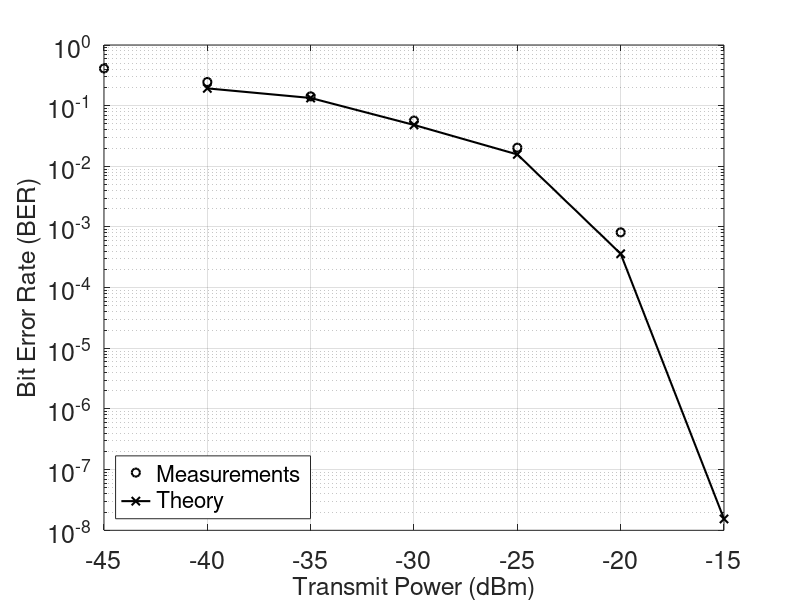

The MATLAB source for this figure:

close all;
clear all;
clc;





%%
power=[ -20  -25  -30 -35 -40 -45];

power_theory=[-15 -20  -25  -30 -35 -40];

power_theory_stat_weight=[-20 -25  -30 -35 -40];
BER_theory_stat_weight=[
   1.5385e-08
   3.6254e-04   
   0.0157
   0.0481   
   0.1339
   0.1927
];


power_theory_newb=[ -20  -25 -30 -35 -40];
 BER_theory_newb=[
         4.2284e-04
             0.0169
             0.0516
             0.1439
             0.2055
     ]


 
 
BER=[
    8.163265306122449e-04
    0.020272743913601   
    0.056773088023088
    0.142393162393162
    0.245535714285714
    0.410493827160494
    ];


figure3= figure;
axes3 = axes('Parent',figure3,'YGrid','on','XGrid','on','FontSize',18);
semilogy(power,BER,'o', 'LineWidth',1.5,'Color',[0 0 0]);
hold on
%semilogy(power_theory,BER_theory_newb,'LineWidth',1.5,'Marker','o','Color',[0 0 0]);
semilogy(power_theory,BER_theory_stat_weight,'LineWidth',1.5,'Marker','x','Color',[0 0 0]);
set(axes3,'FontSize',18)
xlim(axes3,[-45 -15]);
%box(axes3,'on');
ylabel('Bit Error Rate (BER)','FontSize',18);
xlabel('Transmit Power (dBm)','FontSize',18);
grid(axes3,'on');
legend('Measurements','Theory','Theory non Equal Prob','Location','southwest');
set(0, 'DefaultAxesFontName', 'Arial'); 
print(figure3,'-depsc', '-tiff', '-r300', 'BER_chamber_fig.eps');


